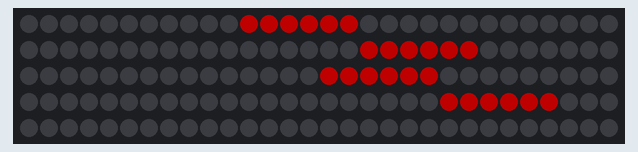
Simulated run of this sketch. Board: ESP8266 (NodeMCU). Shown: 150 RGB LEDs in strip order, left to right, continuing on the next row. Dim RGB values are drawn brighter than linear.

Above: at 0.1 s.

The sketch:

lightUpRowCol.ino.ino
```cpp
#define FASTLED_ESP8266_D1_PIN_ORDER
#include <FastLED.h>
#define NUM 150
#define DATA_PIN D6


#define BOARD_HEIGHT 32
#define BOARD_WIDTH 16


CRGB leds[NUM];
int n=0;

void setup() {
  FastLED.addLeds<NEOPIXEL, DATA_PIN>(leds, NUM);
}

uint rcToIndex(uint row, uint col) {
    // Converts 0-indexed row and col co-ords into a single index position
    // for the snake layout of the board. Assumes data in is bottom right corner
    if (col & 0x01) {  // col is odd
        return (BOARD_WIDTH - 1 - col)*BOARD_HEIGHT + BOARD_HEIGHT - 1 - row;
    } else {  // col is even
        return (BOARD_WIDTH - 1 - col)*BOARD_HEIGHT + row;
    }
}


void loop() {

// lights up the selected LEDs
  for (int r = 15; r<21; r++){
    for (int c = 12;c <16 ; c++){
      leds[rcToIndex(r,c)] = CRGB(80,0,0);
      //   n = (n+1) % NUM;
   }
 }
 FastLED.show();

}
```
